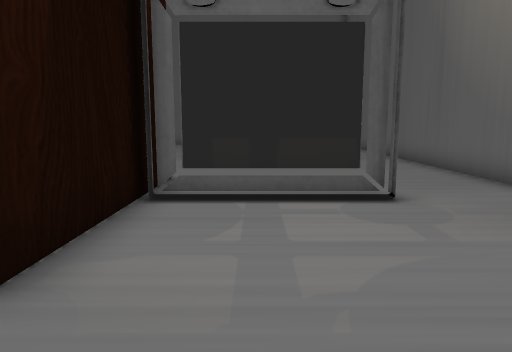
view 1 (above)

18 first-person views from a walk through a Unity game level. The camera is 1.3 m above the floor, tilts 8° down and sees 70° across. The floor is counted in squares, 1 m on a side. Each view is taken from the middle of a square. On the plan, view 1 faces up. The plan holds only what a view shows up to about 15 squares ahead; the rest is blank.

view 2
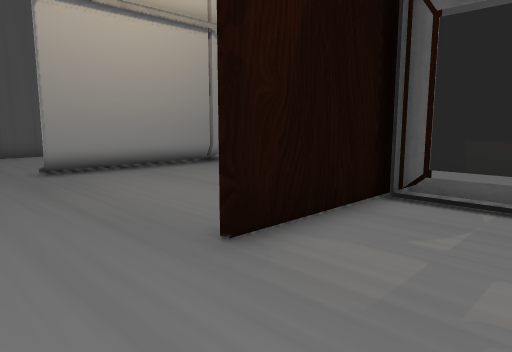

view 3
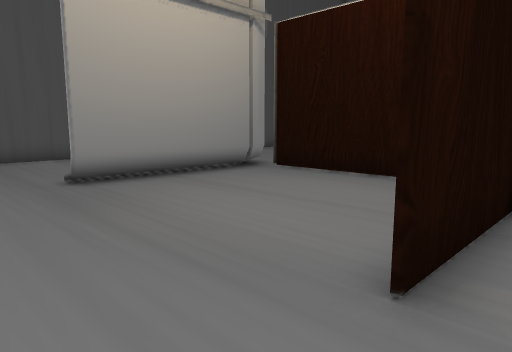

view 4
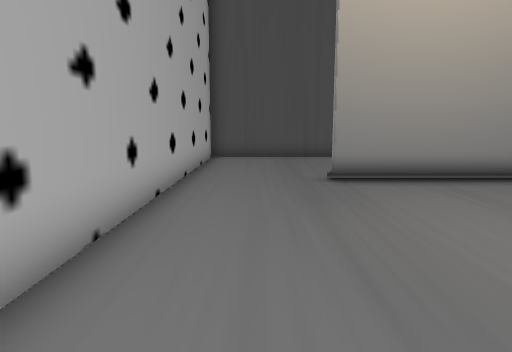

view 5
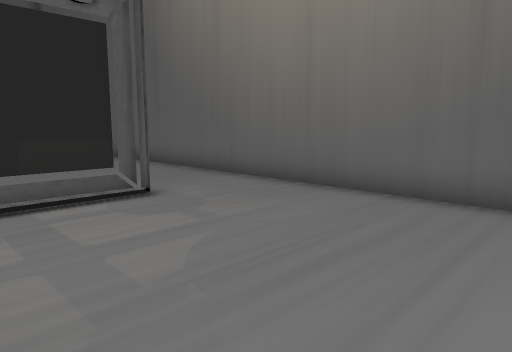

view 6
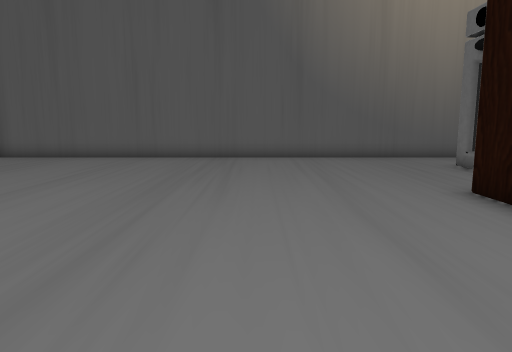

view 7
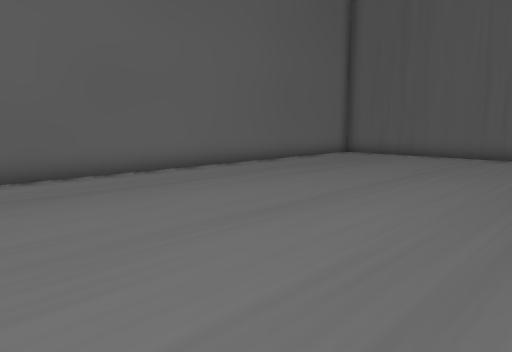

view 8
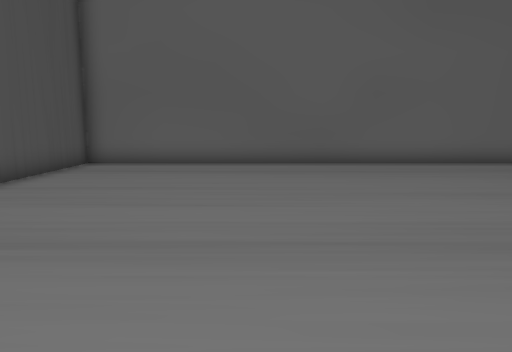

view 9
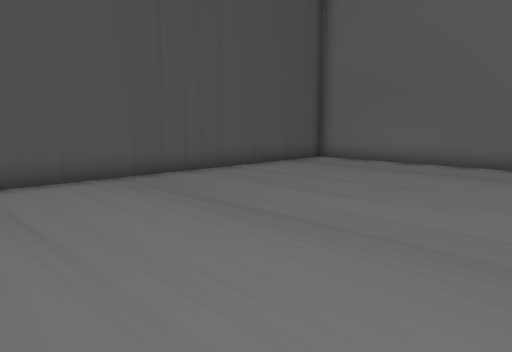

view 10
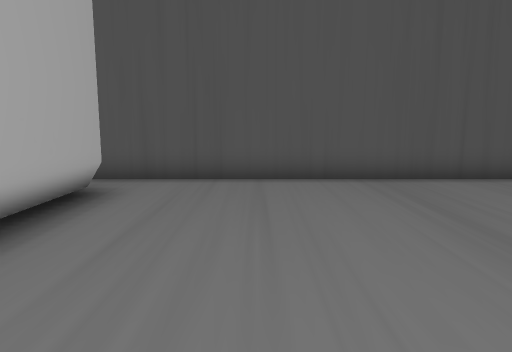

view 11
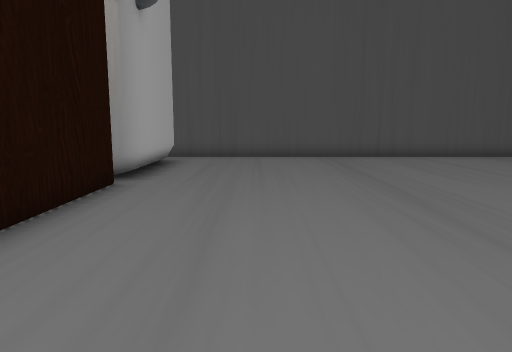

view 12
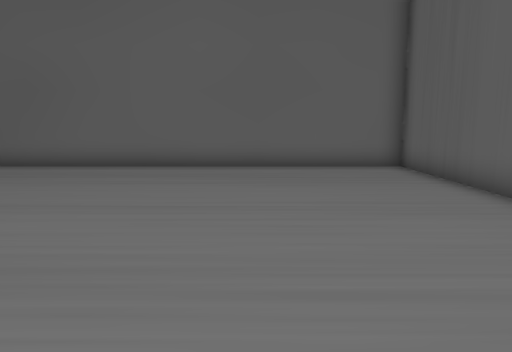

view 13
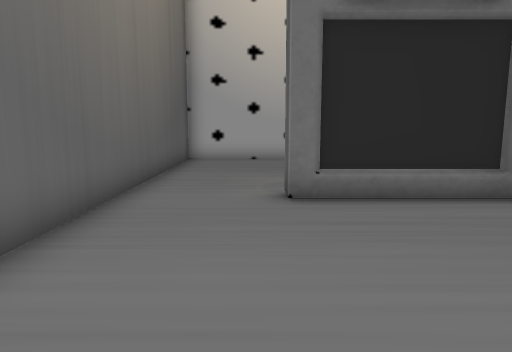

view 14
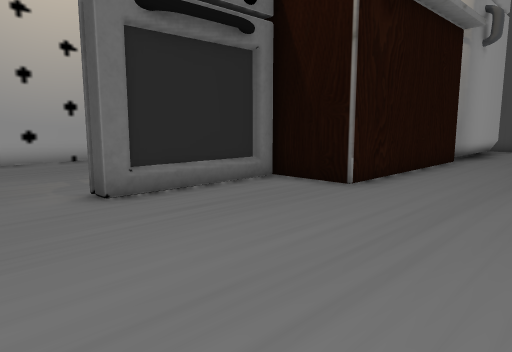

view 15
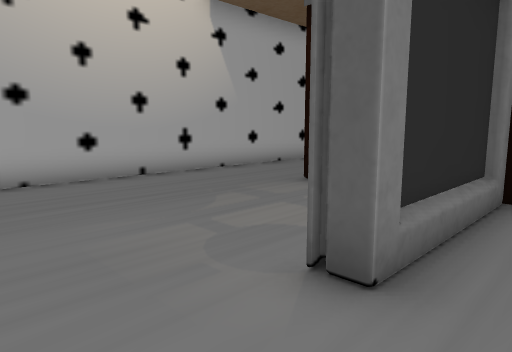

view 16
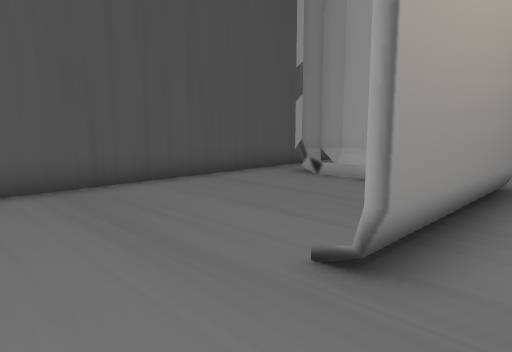

view 17
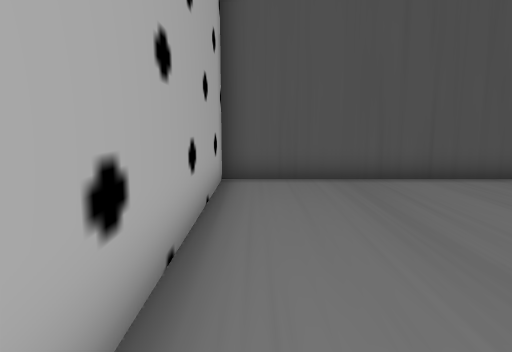

view 18
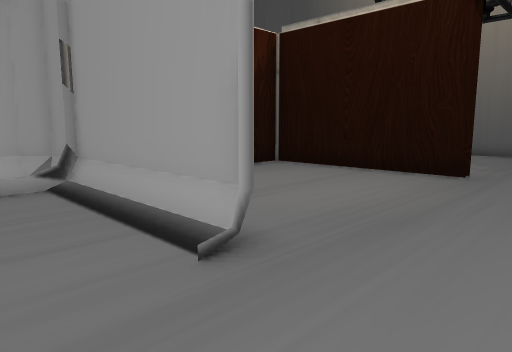

### Floor plan
Key: @ floor where view 1 was taken; # wall or solid block; . floor; T thing the floor can be seen under or through.
Columns run from 16 left of view 1 to 6 right of it. Each row starts with its distance up from view 1.
 24 #######################
 23 #.....................#
 22 #.....................#
 21 #.....................#
 20 #.....................#
 19 #.....................#
 18 #.....................#
 17 #.....................#
 16 #.....................#
 15 #.....................#
 14 #.....................#
 13 #.....................#
 12 #.....................#
 11 #.....................#
 10 #.....................#
  9 #.#############.......#
  8 #.######......#.......#
  7 #..... #......#.......#
  6 #..... #......#TTTT...#
  5 #..... #......#.......#
  4 #..... #......#.......#
  3 #.....##......#.......#
  2 #.....................#
  1 #.....................#
  0 #...............@.....#
 -1 #######################

Where each view was taken, in squares from view 1:
view 1: 0 up, 0 right, facing up
view 2: 0 up, 1 right, facing up-left
view 3: 0 up, 1 left, facing up-left
view 4: 1 up, 1 left, facing left
view 5: 0 up, 1 left, facing up-right
view 6: 13 up, 9 left, facing right
view 7: 14 up, 10 left, facing up-right
view 8: 11 up, 10 left, facing up
view 9: 11 up, 7 left, facing up-left
view 10: 12 up, 7 left, facing left
view 11: 12 up, 1 left, facing left
view 12: 12 up, 1 right, facing up
view 13: 13 up, 3 right, facing down
view 14: 13 up, 5 right, facing down-left
view 15: 8 up, 5 right, facing down-left
view 16: 0 up, 8 left, facing up-left
view 17: 0 up, 7 left, facing left
view 18: 0 up, 12 left, facing up-right
